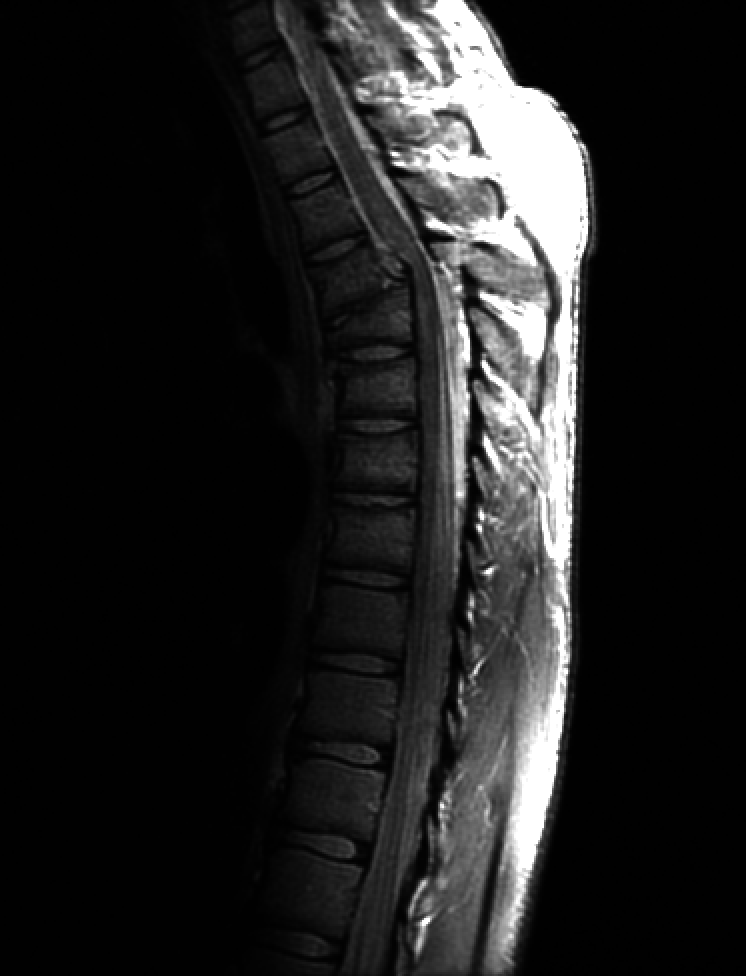
#> input picture DIP3E/Codes/Python/Chapter-3/Data/Fig0308(a)(fractured_spine).tif, 746 x 976 px, found by its file name
$ python Gonzalez_example_3_1.py
#> lines starting #> are read from the running program, lines starting #| are printed output that depends on the picture

# coding: utf-8

# Gozalez examples 3.1
# contrast enhance using gamma transformation

# In[1]:


import matplotlib.image as mpimg
import matplotlib.pyplot as plt

# Read Images
img = mpimg.imread('Fig0308(a)(fractured_spine).tif')
#> img is the input picture: shape (976, 746); min 0, max 255, mean 32.6

# Output Images
plt.imshow(img,'gray')


# In[2]:


img_b = img**0.6
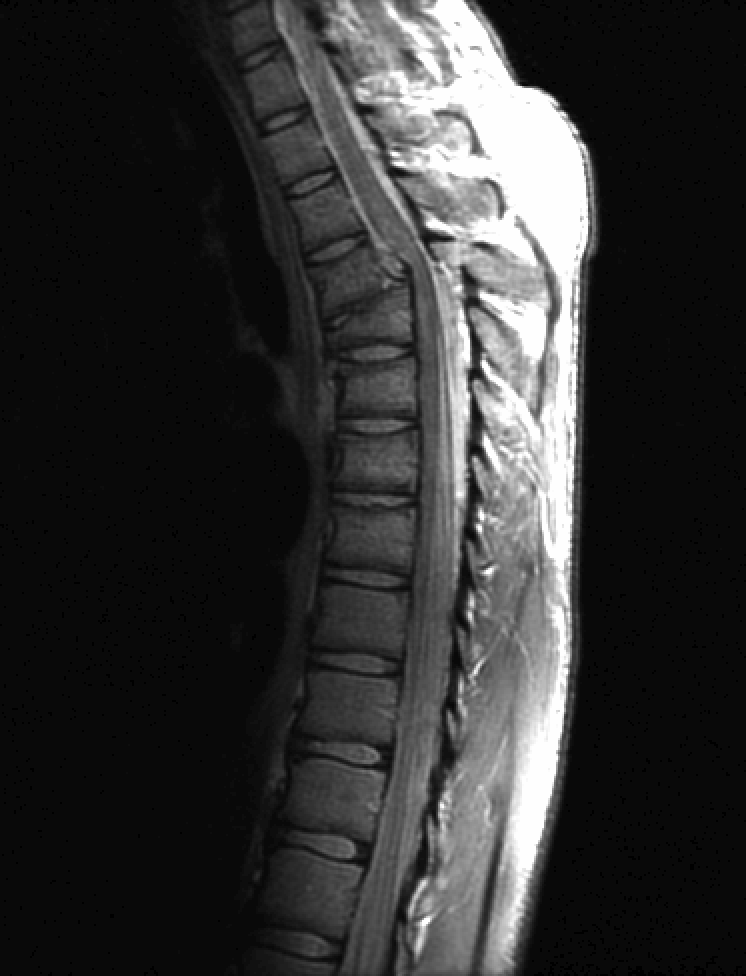
#> img_b: shape (976, 746) float64; min 0, max 27.79, mean 5.5; drawn with min black and max white
img_c = img**0.4
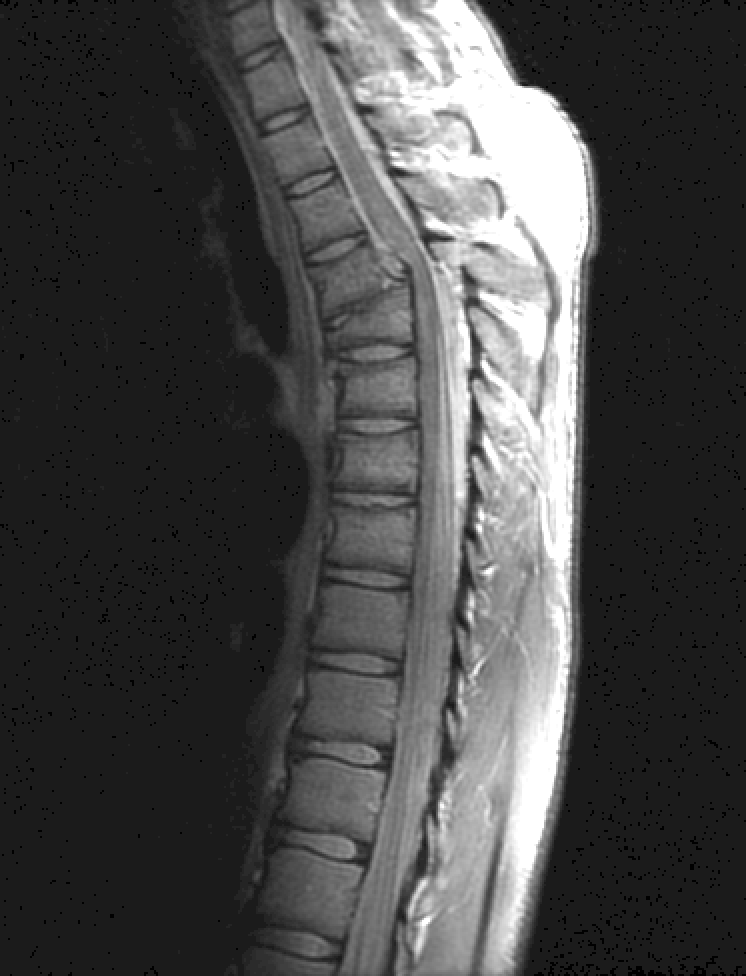
#> img_c: shape (976, 746) float64; min 0, max 9.18, mean 2.6; drawn with min black and max white
img_d = img**0.3
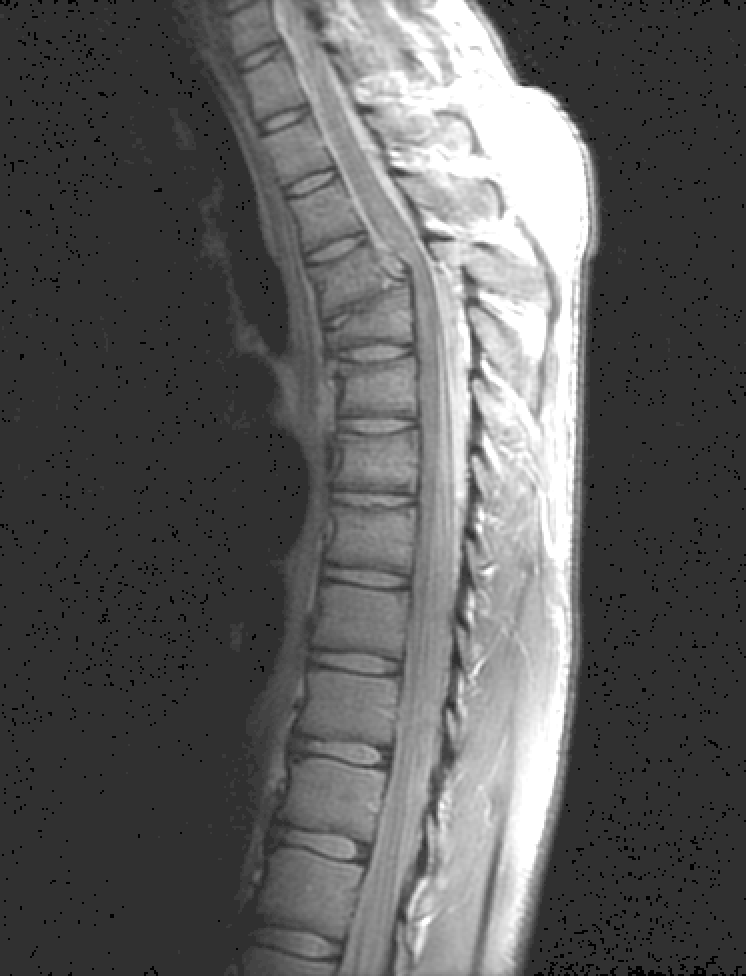
#> img_d: shape (976, 746) float64; min 0, max 5.27, mean 1.91; drawn with min black and max white


# In[3]:


plt.figure()
plt.subplot(1,3,1)
plt.imshow(img_b,'gray')
plt.subplot(1,3,2)
plt.imshow(img_c,'gray')
plt.subplot(1,3,3)
plt.imshow(img_c,'gray')
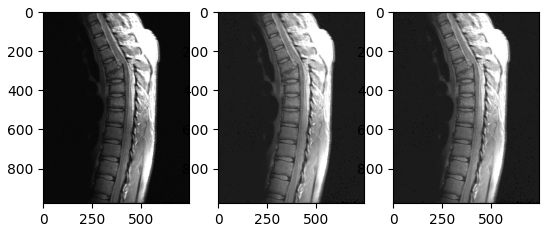
#> figure drawn by matplotlib, 3 panels
